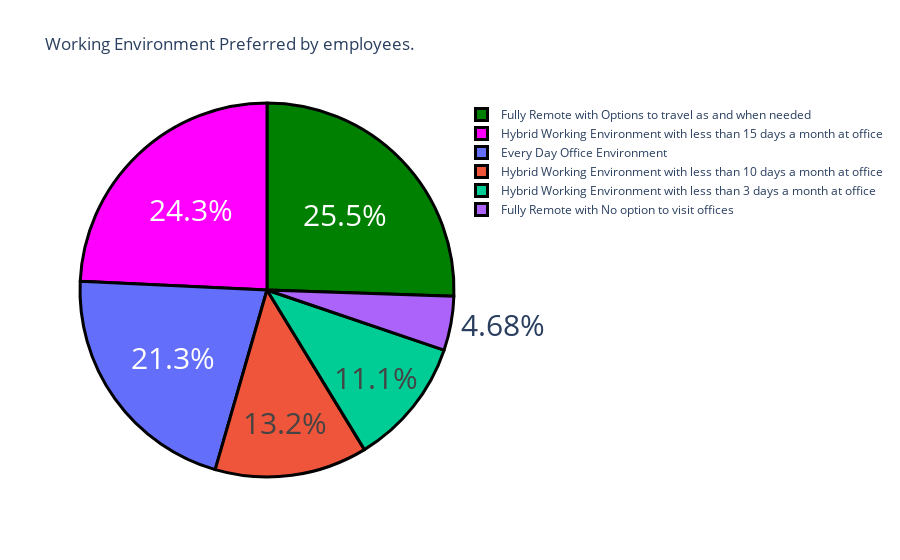

The code cell stored with this chart in its notebook:
### Code cell
label = q6.index
counts = q6.values
colors = ["green", "magenta"]

fig = go.Figure(data = [go.Pie(labels = label,values = counts)])
fig.update_layout(title_text = "Working Environment Preferred by employees. ")

fig.update_traces(hoverinfo = "label+value",
                 textinfo = "percent",
                 textfont_size = 30,
                 marker = dict(colors = colors,
                              line = dict(color="black",
                                         width = 3)))
fig.show()

### Figure 1 — Plotly figure (JSON) as saved in the notebook; plotly's stock layout.template omitted (floating-point values rounded to 4 significant figures)
{"data": [{"hoverinfo": "label+value", "labels": ["Fully Remote with Options to travel as and when needed", "Hybrid Working Environment with less than 15 days a month at office", "Every Day Office Environment", "Hybrid Working Environment with less than 10 days a month at office", "Hybrid Working Environment with less than 3 days a month at office", "Fully Remote with No option to visit offices"], "marker": {"colors": ["green", "magenta"], "line": {"color": "black", "width": 3}}, "textfont": {"size": 30}, "textinfo": "percent", "type": "pie", "values": [60, 57, 50, 31, 26, 11]}], "layout": {"autosize": true, "title": {"text": "Working Environment Preferred by employees. "}}}
